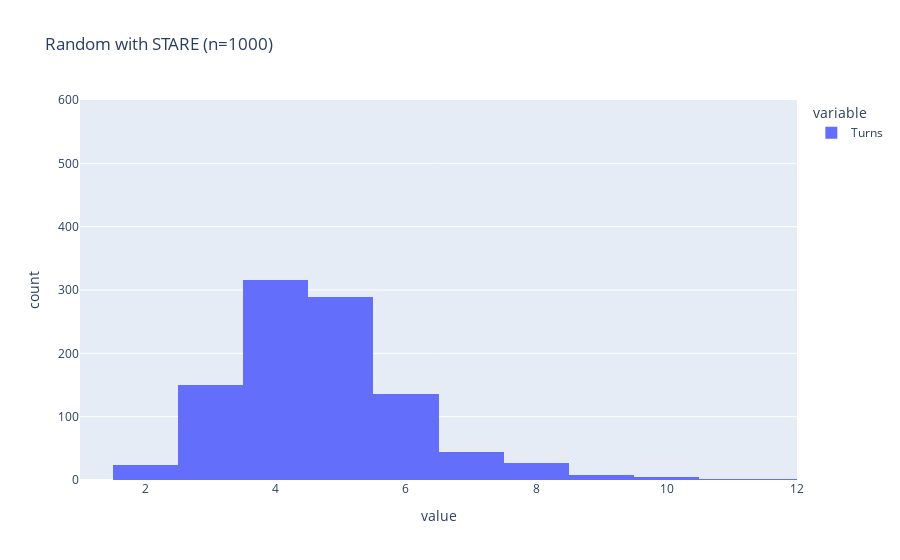

The code cell stored with this chart in its notebook:
### Code cell
px.histogram(stare_random,nbins=12,range_x=[1,12], range_y=[0,600], title="Random with STARE (n=%d)" % (n))

### Figure 1 — Plotly figure (JSON) as saved in the notebook; plotly's stock layout.template omitted (floating-point values rounded to 4 significant figures; data arrays with more than 128 entries replaced by an {"elided": "..."} marker saying what was removed)
{"data": [{"alignmentgroup": "True", "bingroup": "x", "hovertemplate": "variable=Turns<br>value=%{x}<br>count=%{y}<extra></extra>", "legendgroup": "Turns", "marker": {"color": "#636efa", "pattern": {"shape": ""}}, "name": "Turns", "nbinsx": 12, "offsetgroup": "Turns", "orientation": "v", "showlegend": true, "type": "histogram", "x": {"elided": "1000 int values"}, "xaxis": "x", "yaxis": "y"}], "layout": {"barmode": "relative", "legend": {"title": {"text": "variable"}, "tracegroupgap": 0}, "title": {"text": "Random with STARE (n=1000)"}, "xaxis": {"anchor": "y", "domain": [0, 1], "range": [1, 12], "title": {"text": "value"}}, "yaxis": {"anchor": "x", "domain": [0, 1], "range": [0, 600], "title": {"text": "count"}}}}
